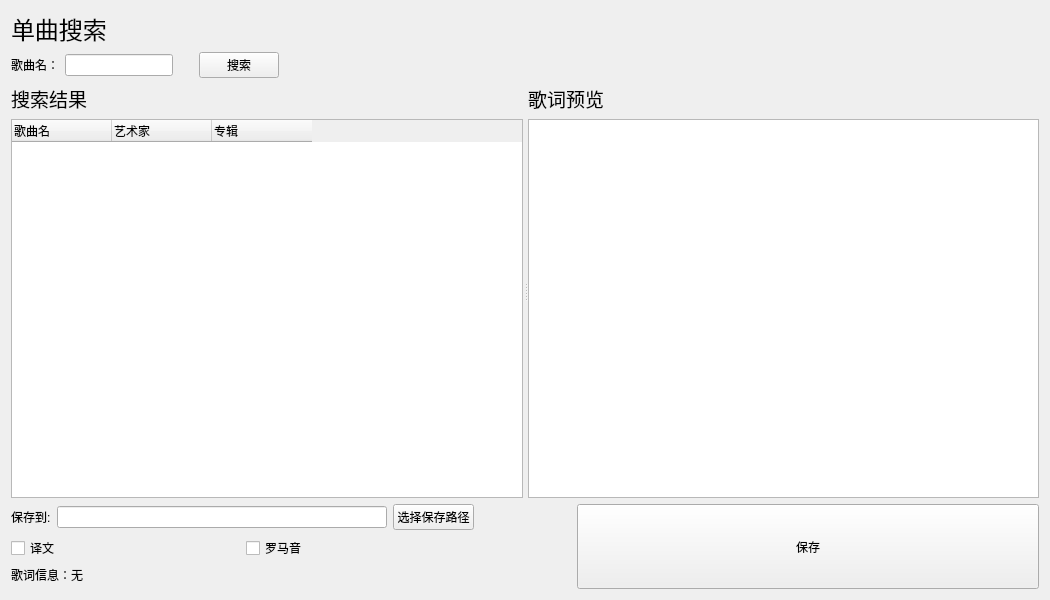
<?xml version="1.0" encoding="UTF-8"?>
<ui version="4.0">
 <class>single_search</class>
 <widget class="QWidget" name="single_search">
  <property name="geometry">
   <rect>
    <x>0</x>
    <y>0</y>
    <width>1050</width>
    <height>600</height>
   </rect>
  </property>
  <property name="windowTitle">
   <string>Form</string>
  </property>
  <layout class="QVBoxLayout" name="verticalLayout">
   <item>
    <widget class="QLabel" name="label">
     <property name="sizePolicy">
      <sizepolicy hsizetype="Fixed" vsizetype="Fixed">
       <horstretch>0</horstretch>
       <verstretch>0</verstretch>
      </sizepolicy>
     </property>
     <property name="maximumSize">
      <size>
       <width>16777215</width>
       <height>16777215</height>
      </size>
     </property>
     <property name="font">
      <font>
       <pointsize>18</pointsize>
      </font>
     </property>
     <property name="text">
      <string>单曲搜索</string>
     </property>
    </widget>
   </item>
   <item>
    <layout class="QHBoxLayout" name="horizontalLayout">
     <item>
      <widget class="QLabel" name="label_3">
       <property name="sizePolicy">
        <sizepolicy hsizetype="Fixed" vsizetype="Fixed">
         <horstretch>0</horstretch>
         <verstretch>0</verstretch>
        </sizepolicy>
       </property>
       <property name="text">
        <string>歌曲名：</string>
       </property>
      </widget>
     </item>
     <item>
      <widget class="QLineEdit" name="Songname_lineEdit">
       <property name="sizePolicy">
        <sizepolicy hsizetype="Fixed" vsizetype="Fixed">
         <horstretch>0</horstretch>
         <verstretch>0</verstretch>
        </sizepolicy>
       </property>
      </widget>
     </item>
     <item>
      <spacer name="horizontalSpacer_2">
       <property name="orientation">
        <enum>Qt::Horizontal</enum>
       </property>
       <property name="sizeType">
        <enum>QSizePolicy::Fixed</enum>
       </property>
       <property name="sizeHint" stdset="0">
        <size>
         <width>20</width>
         <height>20</height>
        </size>
       </property>
      </spacer>
     </item>
     <item>
      <widget class="QPushButton" name="Search_pushButton">
       <property name="text">
        <string>搜索</string>
       </property>
      </widget>
     </item>
     <item>
      <spacer name="horizontalSpacer">
       <property name="orientation">
        <enum>Qt::Horizontal</enum>
       </property>
       <property name="sizeHint" stdset="0">
        <size>
         <width>40</width>
         <height>20</height>
        </size>
       </property>
      </spacer>
     </item>
    </layout>
   </item>
   <item>
    <widget class="QSplitter" name="splitter">
     <property name="sizePolicy">
      <sizepolicy hsizetype="Expanding" vsizetype="Expanding">
       <horstretch>0</horstretch>
       <verstretch>0</verstretch>
      </sizepolicy>
     </property>
     <property name="orientation">
      <enum>Qt::Horizontal</enum>
     </property>
     <property name="opaqueResize">
      <bool>true</bool>
     </property>
     <property name="handleWidth">
      <number>5</number>
     </property>
     <property name="childrenCollapsible">
      <bool>false</bool>
     </property>
     <widget class="QWidget" name="layoutWidget_2">
      <layout class="QVBoxLayout" name="verticalLayout_3">
       <item>
        <widget class="QLabel" name="label_7">
         <property name="sizePolicy">
          <sizepolicy hsizetype="Fixed" vsizetype="Fixed">
           <horstretch>0</horstretch>
           <verstretch>0</verstretch>
          </sizepolicy>
         </property>
         <property name="font">
          <font>
           <pointsize>14</pointsize>
          </font>
         </property>
         <property name="text">
          <string>搜索结果</string>
         </property>
        </widget>
       </item>
       <item>
        <widget class="ProportionallyStretchedTableWidget" name="Searchresults_tableWidget">
         <property name="sizePolicy">
          <sizepolicy hsizetype="Expanding" vsizetype="Expanding">
           <horstretch>0</horstretch>
           <verstretch>0</verstretch>
          </sizepolicy>
         </property>
         <property name="horizontalScrollBarPolicy">
          <enum>Qt::ScrollBarAsNeeded</enum>
         </property>
         <property name="sizeAdjustPolicy">
          <enum>QAbstractScrollArea::AdjustIgnored</enum>
         </property>
         <property name="editTriggers">
          <set>QAbstractItemView::NoEditTriggers</set>
         </property>
         <property name="showDropIndicator" stdset="0">
          <bool>false</bool>
         </property>
         <property name="selectionMode">
          <enum>QAbstractItemView::SingleSelection</enum>
         </property>
         <property name="selectionBehavior">
          <enum>QAbstractItemView::SelectRows</enum>
         </property>
         <property name="showGrid">
          <bool>false</bool>
         </property>
         <property name="gridStyle">
          <enum>Qt::SolidLine</enum>
         </property>
         <attribute name="horizontalHeaderVisible">
          <bool>true</bool>
         </attribute>
         <attribute name="horizontalHeaderCascadingSectionResizes">
          <bool>false</bool>
         </attribute>
         <attribute name="horizontalHeaderDefaultSectionSize">
          <number>100</number>
         </attribute>
         <attribute name="horizontalHeaderHighlightSections">
          <bool>true</bool>
         </attribute>
         <attribute name="horizontalHeaderShowSortIndicator" stdset="0">
          <bool>false</bool>
         </attribute>
         <attribute name="horizontalHeaderStretchLastSection">
          <bool>false</bool>
         </attribute>
         <attribute name="verticalHeaderVisible">
          <bool>false</bool>
         </attribute>
         <column>
          <property name="text">
           <string>歌曲名</string>
          </property>
          <property name="textAlignment">
           <set>AlignLeading|AlignVCenter</set>
          </property>
         </column>
         <column>
          <property name="text">
           <string>艺术家</string>
          </property>
          <property name="textAlignment">
           <set>AlignLeading|AlignVCenter</set>
          </property>
         </column>
         <column>
          <property name="text">
           <string>专辑</string>
          </property>
          <property name="textAlignment">
           <set>AlignLeading|AlignVCenter</set>
          </property>
         </column>
        </widget>
       </item>
      </layout>
     </widget>
     <widget class="QWidget" name="layoutWidget_3">
      <layout class="QVBoxLayout" name="verticalLayout_8">
       <item>
        <widget class="QLabel" name="label_8">
         <property name="sizePolicy">
          <sizepolicy hsizetype="Fixed" vsizetype="Fixed">
           <horstretch>0</horstretch>
           <verstretch>0</verstretch>
          </sizepolicy>
         </property>
         <property name="font">
          <font>
           <pointsize>14</pointsize>
          </font>
         </property>
         <property name="text">
          <string>歌词预览</string>
         </property>
        </widget>
       </item>
       <item>
        <widget class="QPlainTextEdit" name="preview_plainTextEdit">
         <property name="sizePolicy">
          <sizepolicy hsizetype="MinimumExpanding" vsizetype="Expanding">
           <horstretch>0</horstretch>
           <verstretch>0</verstretch>
          </sizepolicy>
         </property>
         <property name="lineWrapMode">
          <enum>QPlainTextEdit::NoWrap</enum>
         </property>
         <property name="readOnly">
          <bool>true</bool>
         </property>
        </widget>
       </item>
      </layout>
     </widget>
    </widget>
   </item>
   <item>
    <layout class="QHBoxLayout" name="horizontalLayout_3">
     <item>
      <layout class="QVBoxLayout" name="verticalLayout_7">
       <item>
        <layout class="QHBoxLayout" name="horizontalLayout_4">
         <item>
          <widget class="QLabel" name="label_6">
           <property name="sizePolicy">
            <sizepolicy hsizetype="Fixed" vsizetype="Preferred">
             <horstretch>0</horstretch>
             <verstretch>0</verstretch>
            </sizepolicy>
           </property>
           <property name="text">
            <string>保存到:</string>
           </property>
          </widget>
         </item>
         <item>
          <widget class="QLineEdit" name="path_lineEdit">
           <property name="sizePolicy">
            <sizepolicy hsizetype="MinimumExpanding" vsizetype="Fixed">
             <horstretch>0</horstretch>
             <verstretch>0</verstretch>
            </sizepolicy>
           </property>
          </widget>
         </item>
         <item>
          <widget class="QPushButton" name="Selectpath_pushButton">
           <property name="sizePolicy">
            <sizepolicy hsizetype="Fixed" vsizetype="Fixed">
             <horstretch>0</horstretch>
             <verstretch>0</verstretch>
            </sizepolicy>
           </property>
           <property name="text">
            <string>选择保存路径</string>
           </property>
          </widget>
         </item>
        </layout>
       </item>
       <item>
        <layout class="QHBoxLayout" name="horizontalLayout_2">
         <item alignment="Qt::AlignLeft">
          <widget class="QCheckBox" name="Translate_checkBox">
           <property name="sizePolicy">
            <sizepolicy hsizetype="Fixed" vsizetype="Fixed">
             <horstretch>0</horstretch>
             <verstretch>0</verstretch>
            </sizepolicy>
           </property>
           <property name="text">
            <string>译文</string>
           </property>
          </widget>
         </item>
         <item alignment="Qt::AlignLeft">
          <widget class="QCheckBox" name="Romanized_checkBox">
           <property name="sizePolicy">
            <sizepolicy hsizetype="Fixed" vsizetype="Fixed">
             <horstretch>0</horstretch>
             <verstretch>0</verstretch>
            </sizepolicy>
           </property>
           <property name="text">
            <string>罗马音</string>
           </property>
          </widget>
         </item>
        </layout>
       </item>
       <item>
        <widget class="QLabel" name="lyric_info_label">
         <property name="text">
          <string>歌词信息：无</string>
         </property>
        </widget>
       </item>
       <item>
        <spacer name="verticalSpacer">
         <property name="orientation">
          <enum>Qt::Vertical</enum>
         </property>
         <property name="sizeType">
          <enum>QSizePolicy::Preferred</enum>
         </property>
         <property name="sizeHint" stdset="0">
          <size>
           <width>20</width>
           <height>40</height>
          </size>
         </property>
        </spacer>
       </item>
      </layout>
     </item>
     <item>
      <spacer name="horizontalSpacer_3">
       <property name="orientation">
        <enum>Qt::Horizontal</enum>
       </property>
       <property name="sizeType">
        <enum>QSizePolicy::Maximum</enum>
       </property>
       <property name="sizeHint" stdset="0">
        <size>
         <width>97</width>
         <height>20</height>
        </size>
       </property>
      </spacer>
     </item>
     <item>
      <widget class="QPushButton" name="Save_pushButton">
       <property name="sizePolicy">
        <sizepolicy hsizetype="Expanding" vsizetype="Maximum">
         <horstretch>0</horstretch>
         <verstretch>0</verstretch>
        </sizepolicy>
       </property>
       <property name="minimumSize">
        <size>
         <width>92</width>
         <height>85</height>
        </size>
       </property>
       <property name="text">
        <string>保存</string>
       </property>
      </widget>
     </item>
    </layout>
   </item>
  </layout>
 </widget>
 <customwidgets>
  <customwidget>
   <class>ProportionallyStretchedTableWidget</class>
   <extends>QTableWidget</extends>
   <header>ui.custom_widgets</header>
  </customwidget>
 </customwidgets>
 <resources/>
 <connections/>
</ui>
